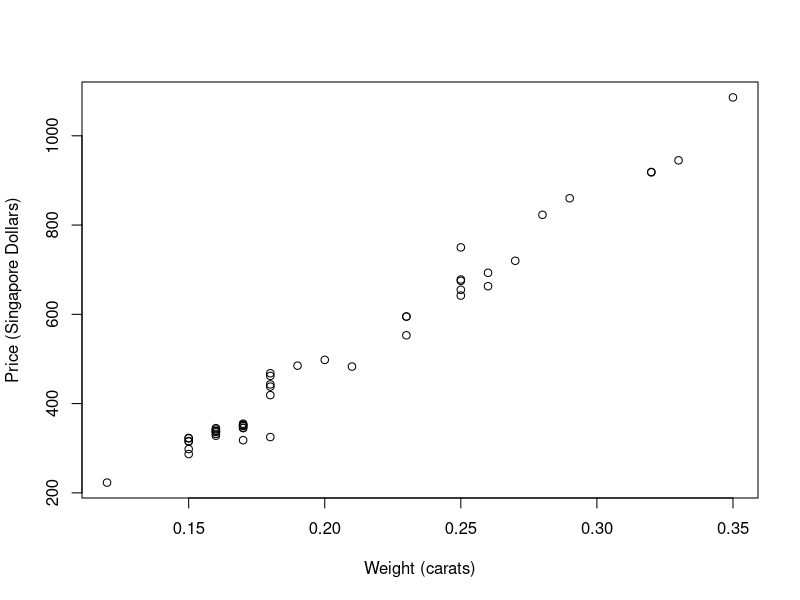
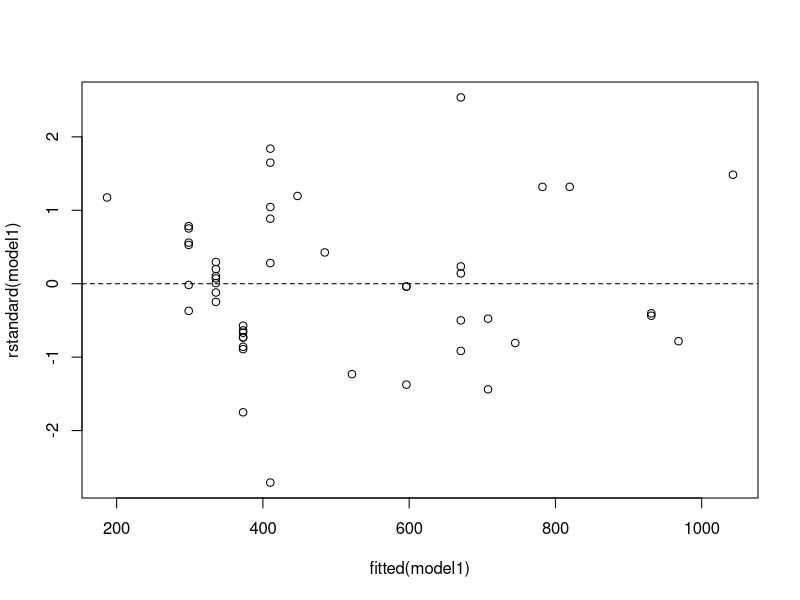
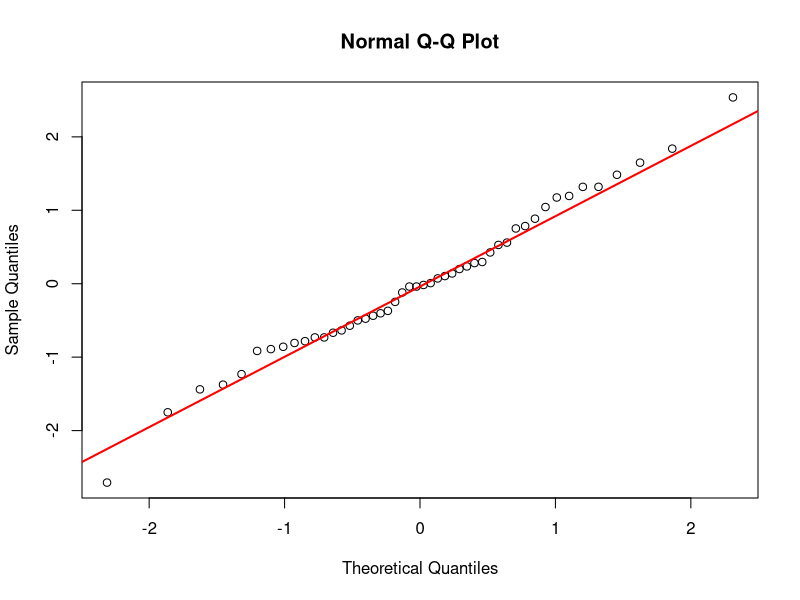
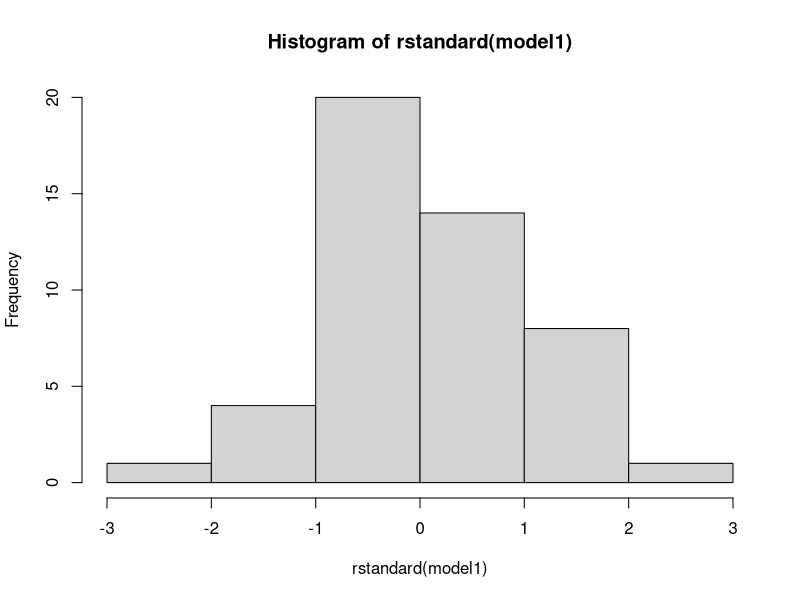
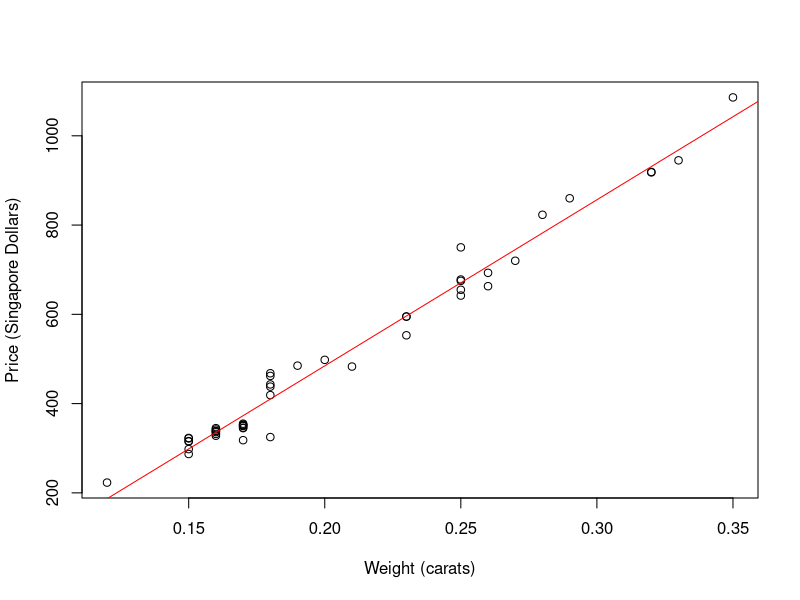

The R source for these figures, in order:
## ---- chunk 1
diamonds <- read.csv("diamonds.csv")
plot(Price ~ Weight, data = diamonds, xlab = "Weight (carats)", ylab = "Price (Singapore Dollars)")
## ---- chunk 2
opts_d <- c("There is a weak positive relationship between weight and price.", "There is a moderate negative relationship between weight and price.", answer = "There is a strong positive relationship between weight and price.", "There is no relationship between weight and price.")
## ---- chunk 3
model1 <- lm(Price ~ Weight, data = diamonds)
## ---- chunk 4
plot(rstandard(model1) ~ fitted(model1))
abline(h=0, lwd=1, lty = 2)
## ---- chunk 5
qqnorm(rstandard(model1))
qqline(rstandard(model1), col = "red", lwd = 2)
## ---- chunk 6
hist(rstandard(model1))
## ---- chunk 7
summary(model1)
## ---- chunk 8
anova(model1)
## ---- chunk 9
plot(Price ~ Weight, data = diamonds, xlab = "Weight (carats)", ylab = "Price (Singapore Dollars)")
abline(model1, col = "red")
